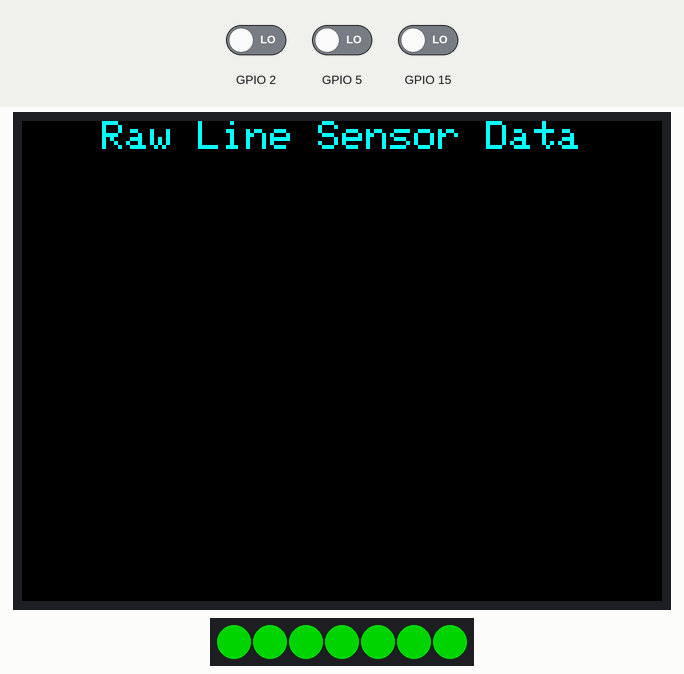
The sketch below on a simulated ESP32. On the bench: 320×240 colour display, 7 RGB LEDs in strip order, left to right. The inputs (shaded band) are chosen by the test bench; at power-on: GPIO 2 LOW, GPIO 5 LOW, GPIO 15 LOW. Dim RGB values are drawn brighter than linear.

Above: at 0.2 s.
At 1.8 s:
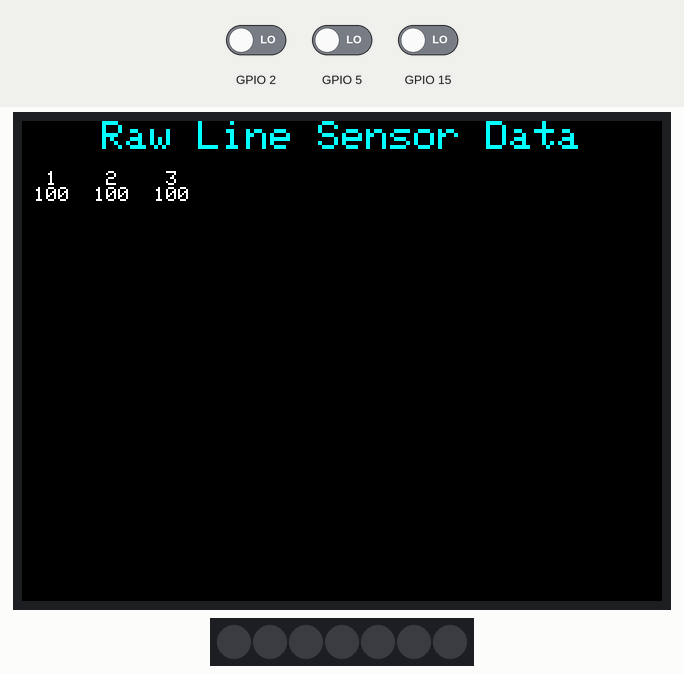
1.9 s: GPIO 2 driven HIGH
3.4 s: GPIO 5 driven HIGH
4.9 s: GPIO 15 driven HIGH
At 6.1 s:
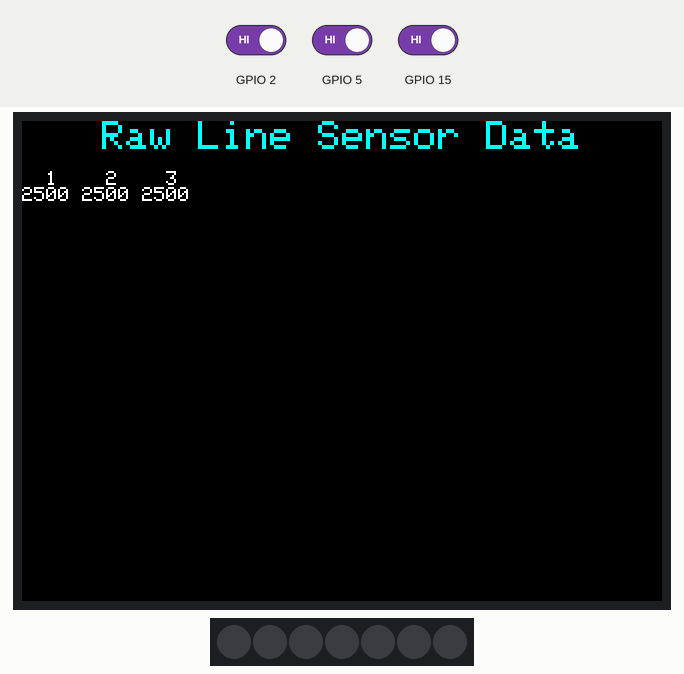
6.5 s: GPIO 2 driven LOW
8.0 s: GPIO 5 driven LOW
9.5 s: GPIO 2 driven HIGH
Timing chart, 0 to 12.1 s (numbered marks = the images above; inputs shaded):
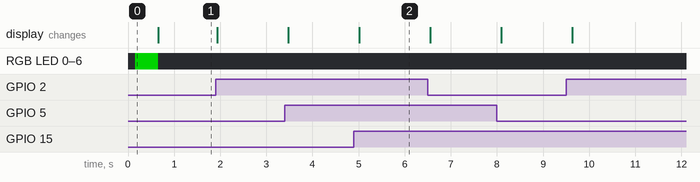

The sketch:

QTR_raw_example.ino
```cpp
#include <M5Stack.h>
#include "FastLED.h"
#include <QTRSensors.h>

#define Neopixel_PIN 1
#define NUM_LEDS 7
CRGB leds[NUM_LEDS];

QTRSensors qtr;
const uint8_t SensorCount = 3;
uint16_t sensorValues[SensorCount];

void setup() {
  M5.begin();

  M5.Lcd.setTextColor(CYAN); M5.Lcd.setTextSize(2); M5.Lcd.setCursor(40,0);
  M5.Lcd.println("Raw Line Sensor Data");
  M5.Lcd.setTextColor(WHITE, BLACK); M5.Lcd.setTextSize(1);

  FastLED.addLeds<WS2811,Neopixel_PIN,GRB>(leds, NUM_LEDS).setCorrection(TypicalLEDStrip);
  fill_solid(leds, NUM_LEDS, CRGB::Green);
  FastLED.show();

  qtr.setTypeRC();
  qtr.setSensorPins((const uint8_t[]){2, 5, 15}, SensorCount);
  delay(500);
}

void loop() {
  qtr.read(sensorValues);

  M5.Lcd.setCursor(0,25);
  M5.Lcd.println("  1    2    3");
  M5.Lcd.printf( "%4d %4d %4d", sensorValues[0], sensorValues[1], sensorValues[2]);

  FastLED.clear();
  FastLED.show();

  delay(250);
}
```

Measured:
- after the input at 4.9 s, the display: changes after 0.12 s (image 2)
